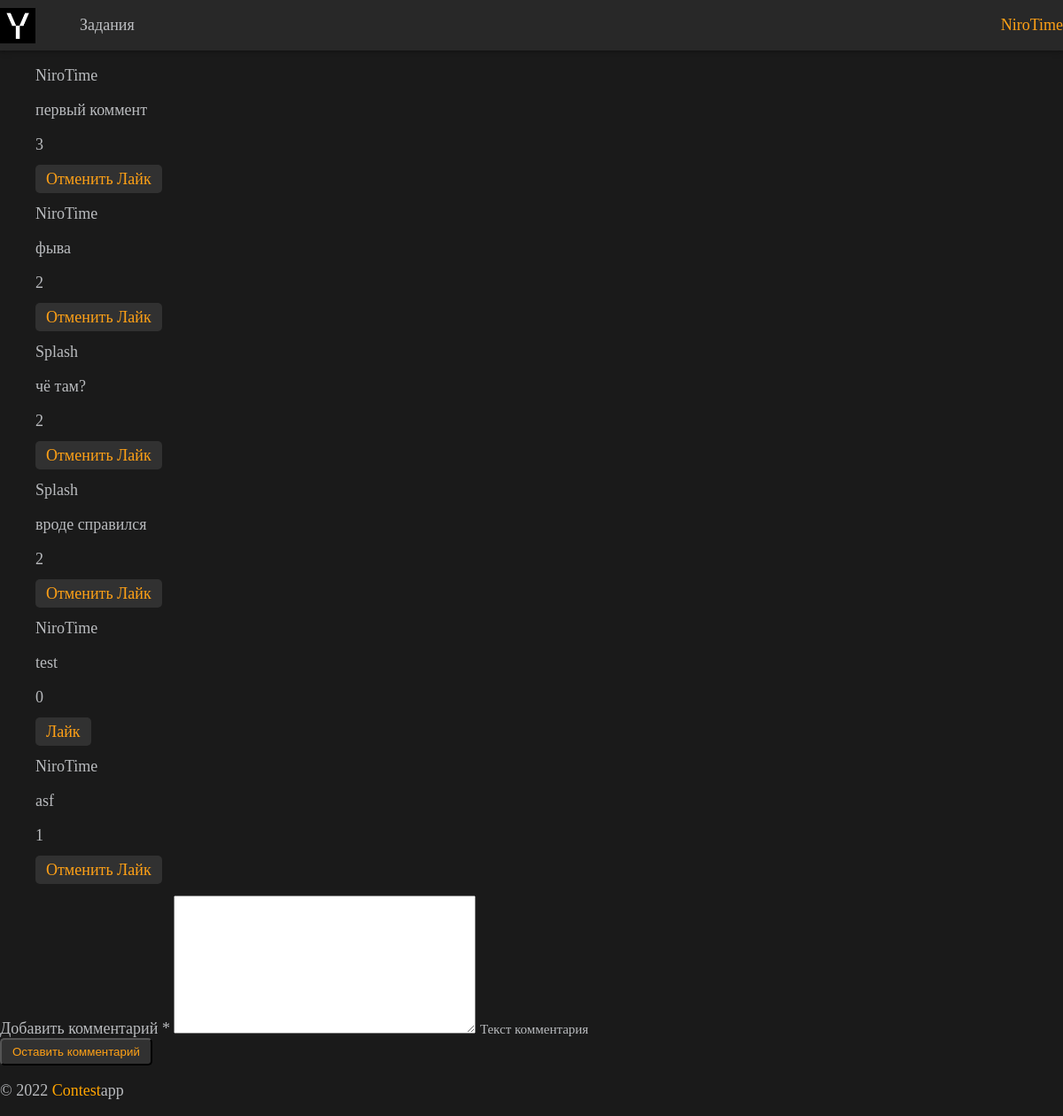
Page /tasks/sum_a_b_c/talks/ (signed in) on the committed database.
### tasks/models.py (models this page shows, shortened)
class Comment(models.Model):
    task = models.ForeignKey(Task, on_delete=models.CASCADE,
                             related_name="comments")
    author = models.ForeignKey(User, on_delete=models.CASCADE,
                               related_name="comments")
    text = models.TextField()
    created = models.DateTimeField("Время создания", auto_now_add=True)

### tasks/views.py (the view, shortened to what this page needs)
# urls.py: path('tasks/<slug:slug>/talks/', task_talks, name='task_talks'),
@login_required
def task_talks(request, slug):
    template = 'tasks/task_talks.html'
    task = get_object_or_404(Task, slug=slug)
    comments = task.comments.all().annotate(
        count_likes=Count('like_comment')
    ).annotate(is_request_user=Exists(
        Like.objects.filter(user=request.user, comment=OuterRef('pk')))
    ).select_related('author')
    form = CommentForm(request.POST or None)
    context = {
        'task': task,
        'comments': comments,
        'form': form,
    }
    return render(request, template, context=context)

### tasks/forms.py
class CommentForm(ModelForm):
    class Meta:
        model = Comment
        fields = ['text']
        labels = {'text': 'Добавить комментарий'}
        help_texts = {'text': 'Текст комментария'}

### templates/tasks/task_talks.html (shortened to what this page needs)
{% extends "base.html" %}
{% block content %}
  <div class="row justify-content-center">
    <div class="col-md-8 p-5">
      <div class="card">
        <div class="card-body">
          {% for comment in comments %}
            <ul>
              <p><a href="{% url 'tasks:profile' comment.author %}">{{ comment.author }}</a></p>
              <p>{{ comment.text }}</p>
              <p>{{ comment.count_likes }}</p>
              <li class="list-group-item">
                {% if not comment.is_request_user %}
                  <a
                    class="btn btn-lg btn-primary"
                    href="{% url 'tasks:post_like' task.slug comment.pk %}" role="button">
                    Лайк
                  </a>
                {% else %}
                  <a
                    class="btn btn-lg btn-light"
                    href="{% url 'tasks:post_unlike' task.slug comment.pk %}" role="button">
                    Отменить Лайк
                  </a>
                {% endif %}
              </li>
            </ul>
          {% endfor %}
          <form method="post">
            {% include 'includes/form_base.html' %}
            <div class="col-md-6 offset-md-4">
              <button type="submit" class="btn btn-primary">
                Оставить комментарий
              </button>
            </div>
          </form>
        </div>
      </div>
    </div>
</div>
{% endblock %}

### templates/includes/header.html (shortened to what this page needs)
{% load static %}
<header>
  <nav class="header">
    <div class="container">
      <div class="header__wrapper">
        <a class="header__logo" href="{% url 'tasks:index' %}">
          <img src="{% static 'img/logo.png' %}" class="logo" alt="">
        </a>
        <ul class="header__links">
          {% with request.resolver_match.view_name as view_name %}
          <a href="{% url 'tasks:tasks_all' %}">
            <li class="link">Задания</li>
          </a>
        </ul>
        {% if request.user.is_authenticated %}
          <div class="header__user">
            <a href="{% url 'tasks:profile' user.username %}">
              <div class="user">{{ user.username }}</div>
            </a>
          </div>
          {% endif %}
        {% endwith %}
        </div>
      </div>
  </nav>
</header>

### static/css/global.css (style rules this page uses)
:root { --main-bg-color: #1A1A1A; --second-bg-color: #282828; --box-shadow:0px 1px 3px rgba(0,0,0,.24),0px 2px 8px rgba(0,0,0,.16); --link-active: #ffffff; --acent-color: rgb(255 161 22); --transition: all 0.25s ease; }
body { background-color: var(--main-bg-color); margin:0; color: rgba(239,241,246,.75); padding:0; font-size: 18px; min-height: 100vh; display: flex; flex-direction: column; }
a { color: inherit; text-decoration: None; }
ul { list-style: None; }
.user { color: var(--acent-color); position: relative; z-index: 1; transition: var(--transition); }
.link { position: relative; z-index: 1; transition: var(--transition); }
.header { background-color: var(--second-bg-color); box-shadow: var(--box-shadow); }
.container { width: 1200px; margin:0 auto; }
.header__wrapper { display: flex; align-items: center; }
.header__links { flex-grow: 1; }
.header__logo { display: inline-flex; align-items: center; font-weight: 500; font-size: 25px; }
.logo { width: 40px; height: 40px; margin-right: 10px; }
.btn { padding: 0.375rem 0.75rem; border-radius: 5px; background-color: hsla(0,0%,100%,.1); color: var(--acent-color); font-weight: 300; transition: var(--transition); }

### rows in the picture
Comment: author "NiroTime", text "первый коммент", count_likes "3", shows "Отменить Лайк"
Comment: author "NiroTime", text "фыва", count_likes "2", shows "Отменить Лайк"
Comment: author "Splash", text "чё там?", count_likes "2", shows "Отменить Лайк"
Comment: author "Splash", text "вроде справился", count_likes "2", shows "Отменить Лайк"
Comment: author "NiroTime", text "test", count_likes "0", shows "Лайк"
Comment: author "NiroTime", text "asf", count_likes "1", shows "Отменить Лайк"

### other values in the picture
{{ user.username }} "NiroTime"
{{ field.label }} "Добавить комментарий"
{{ field.help_text }} "Текст комментария"
